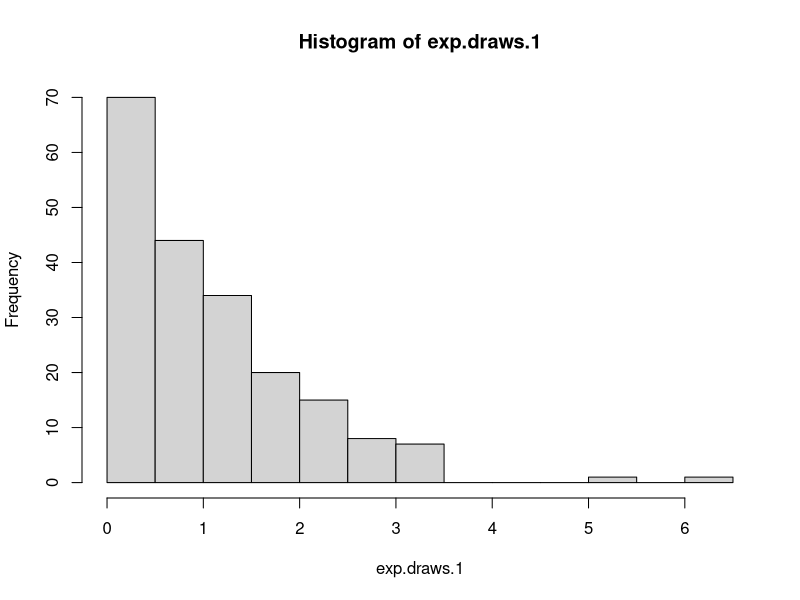
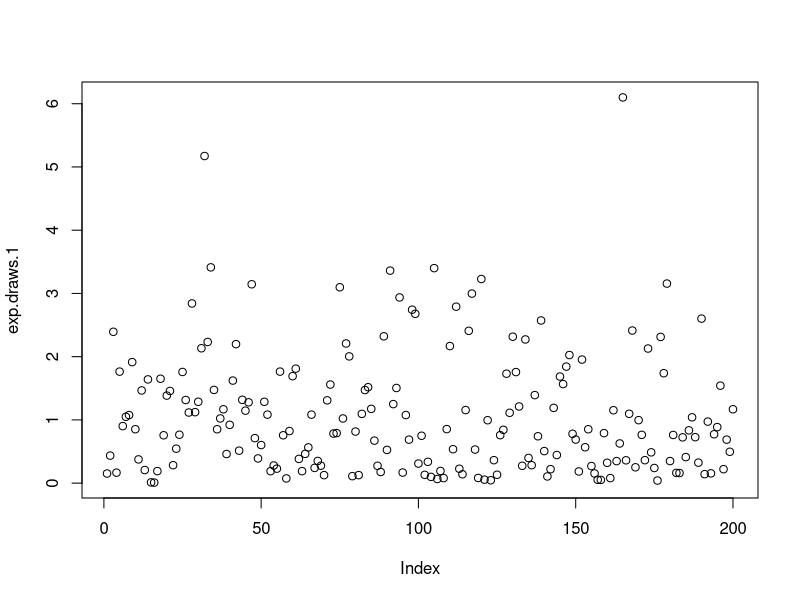
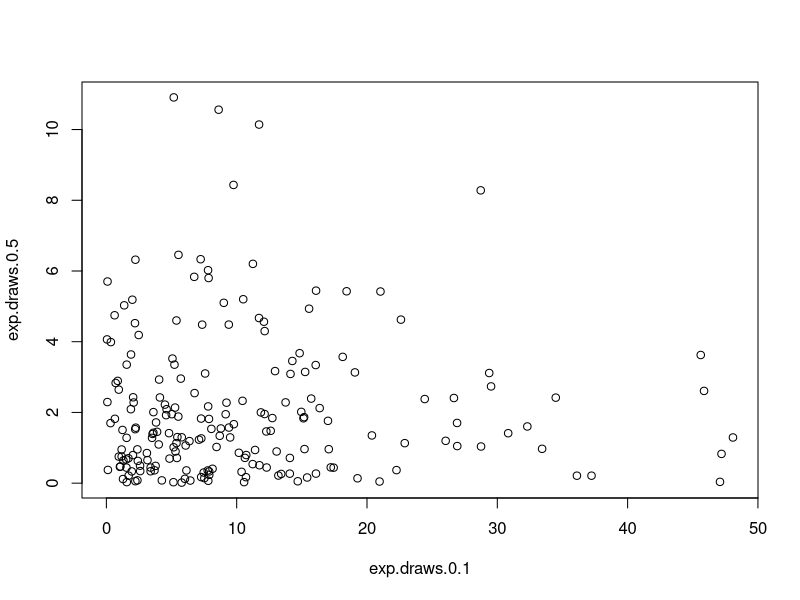
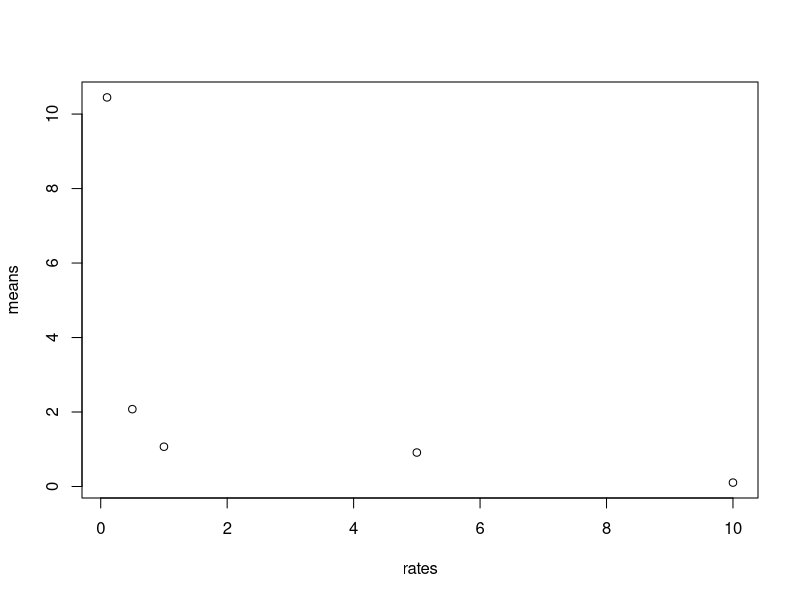
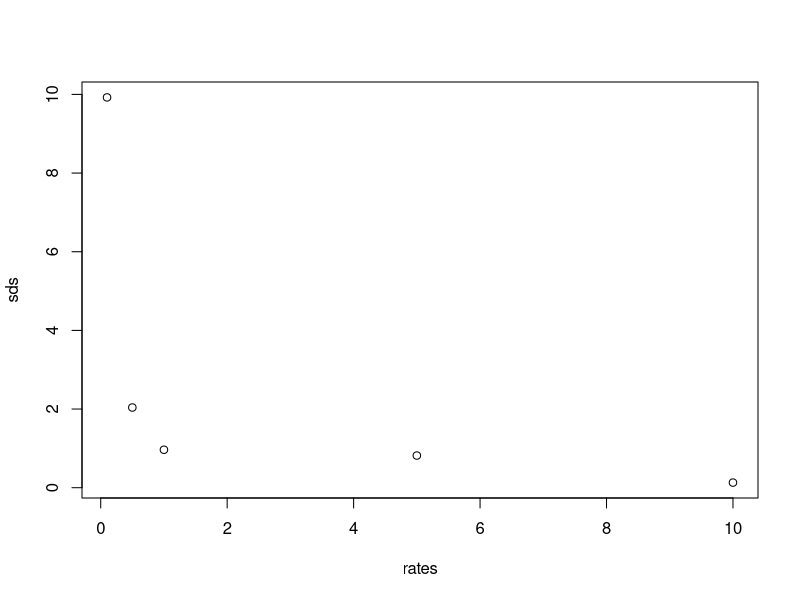
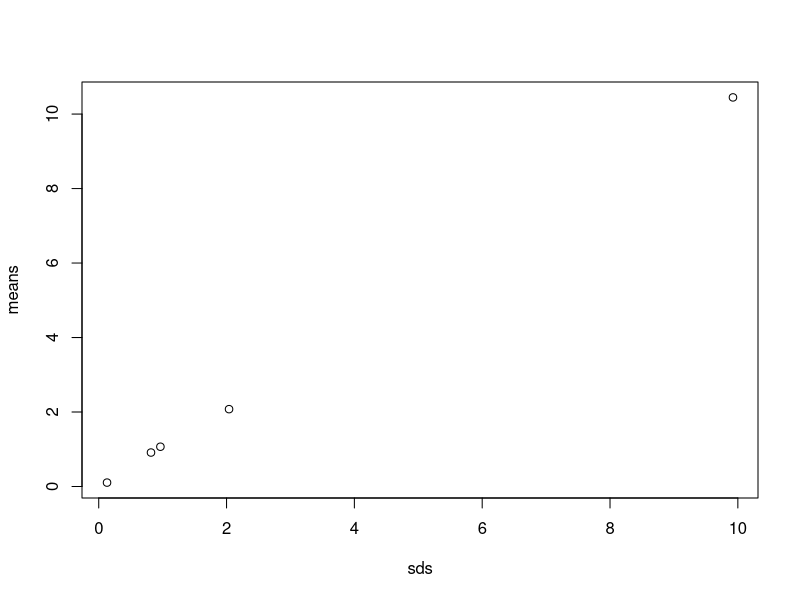

Recreate these plots in R, in order.
## ---- chunk 1
knitr::opts_chunk$set(echo = TRUE)
## ---- chunk 2
exp.draws.1<-rexp(n=200)
mean(exp.draws.1)
sd(exp.draws.1)
## ---- chunk 3
exp.draws.0.1<-rexp(n=200,rate = 0.1)
exp.draws.0.5<-rexp(n=200,rate = 0.5)
exp.draws.5<-rexp(n=200,rate = 1)
exp.draws.10<-rexp(n=200,rate = 10)
## ---- chunk 4
hist(exp.draws.1)
## ---- chunk 5
plot(exp.draws.1)
## ---- chunk 6
plot(exp.draws.0.1,exp.draws.0.5)
## ---- chunk 7
means<-c(mean(exp.draws.0.1),mean(exp.draws.0.5),mean(exp.draws.1),mean(exp.draws.5),mean(exp.draws.10))
## ---- chunk 8
rates<-c(0.1,0.5,1,5,10)
plot(rates,means)
## ---- chunk 9
sds<-c(sd(exp.draws.0.1),sd(exp.draws.0.5),sd(exp.draws.1),sd(exp.draws.5),sd(exp.draws.10))
plot(rates,sds)
## ---- chunk 10
plot(sds,means)
